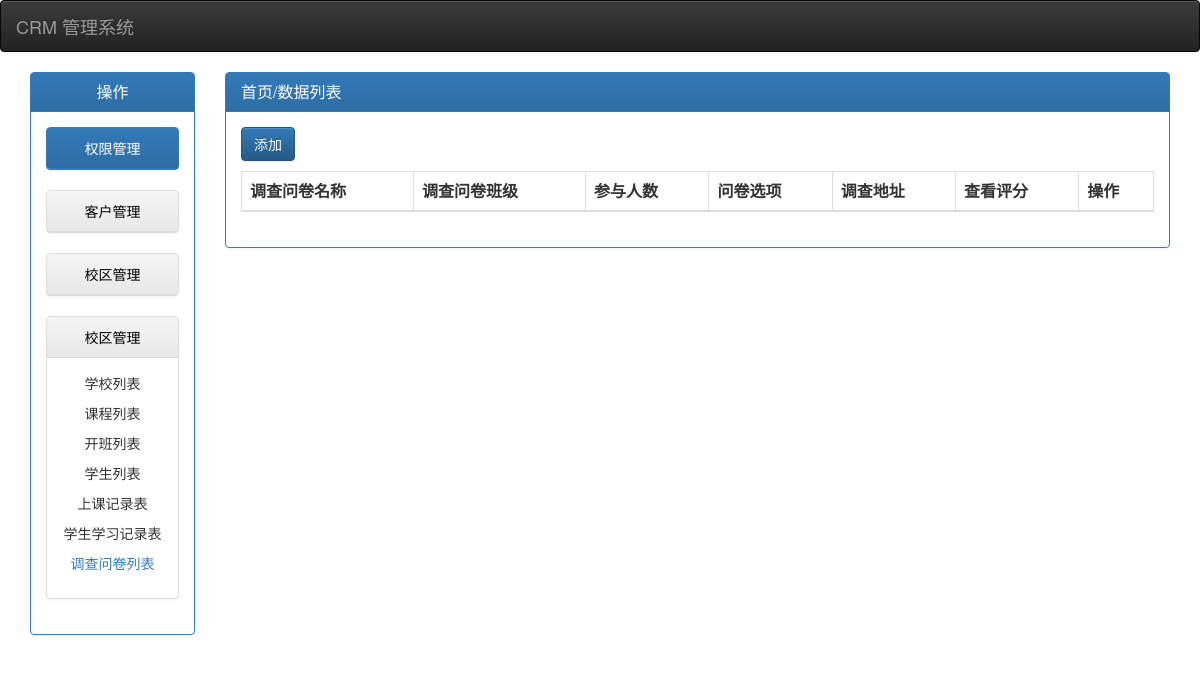
Before: /index/ with the older database file.
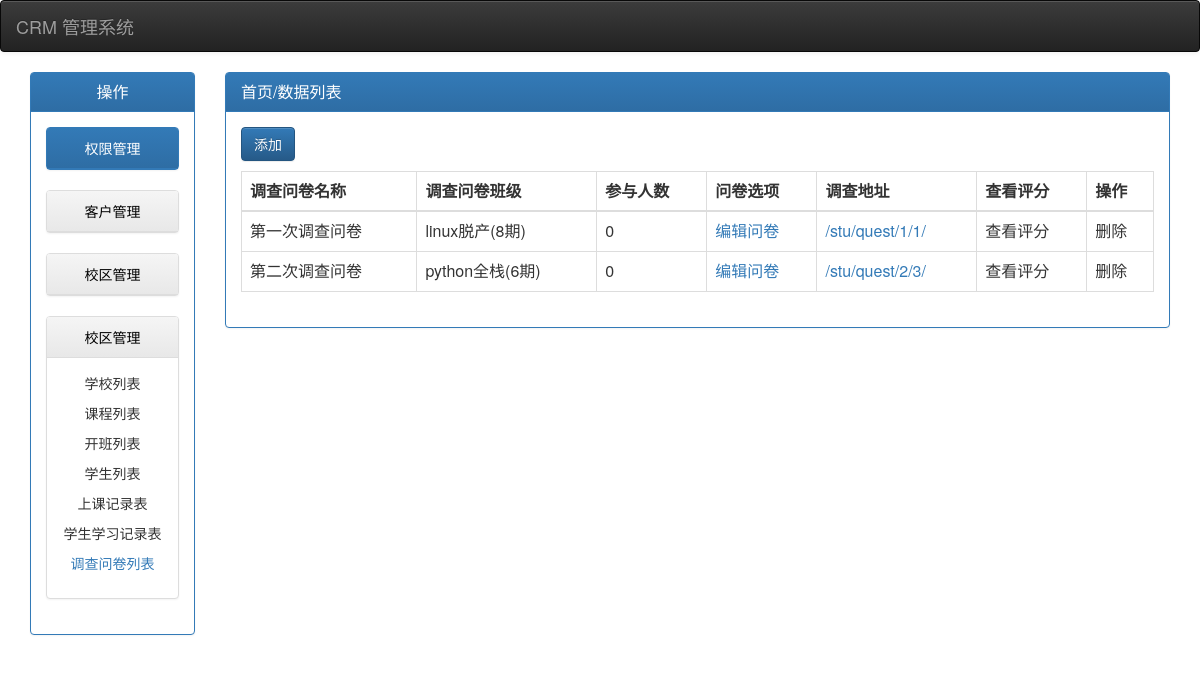
After: the same page with the newer database file.
### app01/models.py (models this page shows, shortened)
class Questionnaire(models.Model):
    name = models.CharField(max_length=32)
    creator = models.ForeignKey(verbose_name="创建者",to=UserInfo)
    cls = models.ForeignKey(verbose_name="所属班级",to=ClassList)
    class Meta:
        verbose_name_plural="调查问卷表"

class ClassList(models.Model):
    name = models.CharField(max_length=32,verbose_name="班级")
    class Meta:
        verbose_name_plural="班级表"

### app01/views.py (the view)
# urls.py: url(r'^index/',views.index),
def index(request):
    Questionnaire_list = models.Questionnaire.objects.all()
    return render(request,"index.html",{"Questionnaire_list":Questionnaire_list})

### templates/index.html (shortened to what this page needs)
{% extends "models.html" %}
{% block content-title %}
   首页/数据列表
{% endblock content-title %}
{% block content %}
<a href="/questionnaireAdd/">
    <button type="button" class="btn btn-primary">
      添加
    </button>
</a>
<table class="table table-bordered">
    <thead>
    <th>调查问卷名称</th>
    <th>调查问卷班级</th>
    <th>参与人数</th>
    <th>问卷选项</th>
    <th>调查地址</th>
    <th>查看评分</th>
    <th>操作</th>
    </thead>
    <tbody>
    {% for Questionnaire in Questionnaire_list %}
        <tr>
            <td>{{ Questionnaire.name }}</td>
            <td>{{ Questionnaire.cls.name }}</td>
            <td>{{ Questionnaire.cls.student_set.count }}</td>
            <td><a href="/question/{{ Questionnaire.id }}/">编辑问卷</a></td>
            <td><a href="/stu/quest/{{ Questionnaire.id }}/{{ Questionnaire.cls.id }}/">/stu/quest/{{ Questionnaire.id }}/{{ Questionnaire.cls.id }}/</a></td>
            <td>查看评分</td>
            <td>删除</td>
        </tr>
    {% endfor %}
    </tbody>
</table>
{% endblock content %}

### templates/models.html (shortened to what this page needs)
<html lang="en">
<head>
    <link rel="stylesheet" href="/static/bootstrap3/css/bootstrap.min.css">
    <link rel="stylesheet" href="/static/bootstrap3/css/bootstrap-theme.min.css">
</head>
<body>
<nav class="navbar navbar-default navbar-inverse">
  <div class="container-fluid">
    <div class="navbar-header">
      <a class="navbar-brand" href="#">CRM 管理系统</a>
    </div>
    <div class="collapse navbar-collapse" id="bs-example-navbar-collapse-1">
    </div>
  </div>
</nav>
<div class="container">
    <div class="row">
        <div class="col-md-2">
            <div class="panel panel-primary">
              <div class="panel-heading text-center">
                <h3 class="panel-title">操作</h3>
              </div>
              <div class="panel-body text-center">
                {% block permissionManager%}
                <div class="panel panel-primary">
                  <div class="panel-heading">
                      <a href="/blog/{{ request.session.username }}/manager/" style="color: white;text-decoration: none">权限管理</a>
                  </div>
                </div>
                {% endblock permissionManager %}
                {% block clientManager %}
                <div class="panel panel-default">
                  <div class="panel-heading">
                      <a href="/blog/{{ request.session.username }}/manager/?action=category_manager" style="color: black;text-decoration: none">客户管理</a>
                  </div>
                </div>
               {% endblock clientManager %}
                {% block schoolManager %}
                <div class="panel panel-default">
                  <div class="panel-heading">
                      <a href="/blog/{{ request.session.username }}/manager/?action=tag_manager" style="color: black;text-decoration: none">校区管理</a>
                  </div>
                </div>
                {% endblock schoolManager %}
              {% block employeeManager %}
                <div class="panel panel-default">
                  <div class="panel-heading">
                      <a href="/blog/{{ request.session.username }}/manager/?action=tag_manager" style="color: black;text-decoration: none">校区管理</a>
                  </div>
                 <div class="panel-body">
                        <p>学校列表</p>
                        <p>课程列表</p>
                        <p>开班列表</p>
                        <p>学生列表</p>
                        <p>上课记录表</p>
                        <p>学生学习记录表</p>
                        <p><a href="/index/">调查问卷列表</a></p>
                  </div>
                </div>
                {% endblock employeeManager %}
              </div>
            </div>
        </div>
        <div class="col-md-10">
            <div class="panel panel-primary">
              <div class="panel-heading">
                <h3 class="panel-title">
                  {% block content-title %}{% endblock content-title %}
                </h3>
              </div>
              <div class="panel-body">
                  {% block content %}{% endblock %}
              </div>
            </div>
        </div>
    </div>
</div>
</body>
</html>

Changed rows visible on the page:
added Questionnaire: name "第一次调查问卷", cls.name "linux脱产(8期)", cls.student_set.count "0", id "1", cls.id "1"
added Questionnaire: name "第二次调查问卷", cls.name "python全栈(6期)", cls.student_set.count "0", id "2", cls.id "3"
